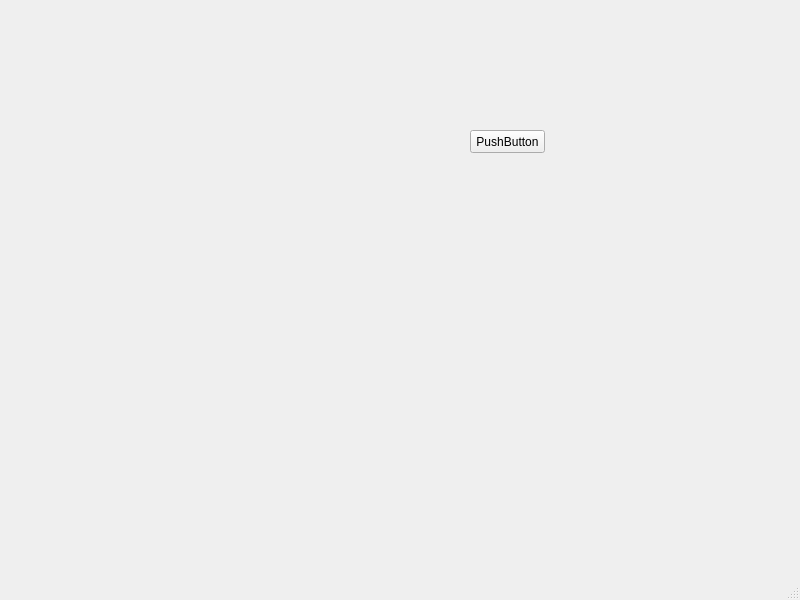
<?xml version="1.0" encoding="UTF-8"?>
<ui version="4.0">
 <class>MainWindow</class>
 <widget class="QMainWindow" name="MainWindow">
  <property name="geometry">
   <rect>
    <x>0</x>
    <y>0</y>
    <width>800</width>
    <height>600</height>
   </rect>
  </property>
  <property name="windowTitle">
   <string>MainWindow</string>
  </property>
  <widget class="QWidget" name="centralwidget">
   <widget class="QPushButton" name="pushButton">
    <property name="geometry">
     <rect>
      <x>470</x>
      <y>130</y>
      <width>75</width>
      <height>23</height>
     </rect>
    </property>
    <property name="text">
     <string>PushButton</string>
    </property>
   </widget>
  </widget>
  <widget class="QMenuBar" name="menubar">
   <property name="geometry">
    <rect>
     <x>0</x>
     <y>0</y>
     <width>800</width>
     <height>23</height>
    </rect>
   </property>
  </widget>
  <widget class="QStatusBar" name="statusbar"/>
 </widget>
 <resources/>
 <connections>
  <connection>
   <sender>pushButton</sender>
   <signal>clicked()</signal>
   <receiver>MainWindow</receiver>
   <slot>close()</slot>
   <hints>
    <hint type="sourcelabel">
     <x>522</x>
     <y>165</y>
    </hint>
    <hint type="destinationlabel">
     <x>431</x>
     <y>274</y>
    </hint>
   </hints>
  </connection>
 </connections>
</ui>
